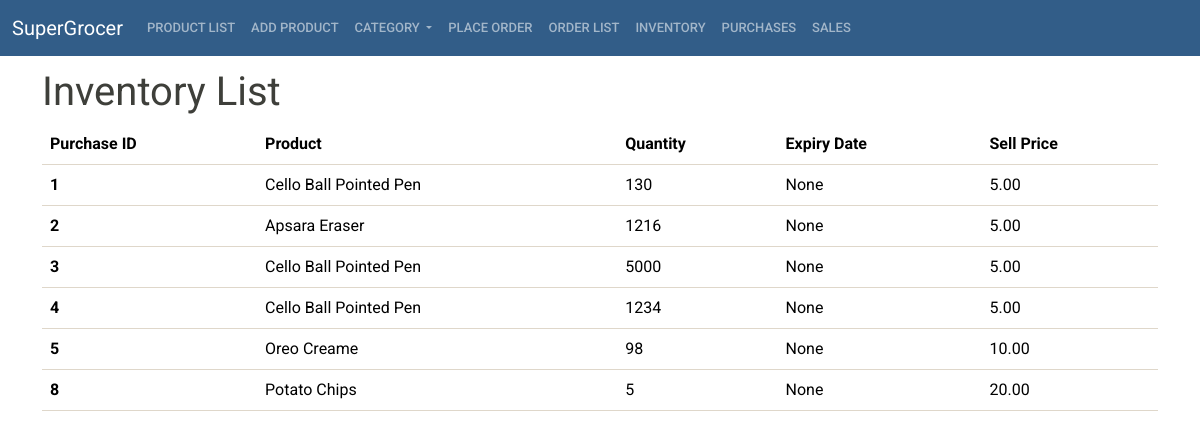
/store/inventory_list/, run on an earlier commit of the app's database.
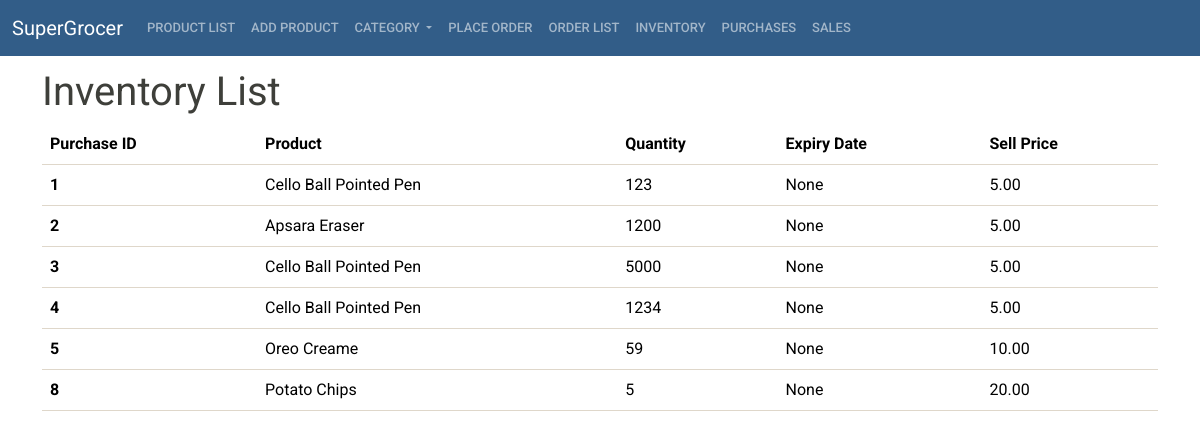
And on a later commit of the database.
### store/models.py (models this page shows, shortened)
class Inventory(models.Model):
    purchase_id = models.CharField(max_length=20)   #purchase ID
    product = models.ForeignKey(Product, on_delete=models.CASCADE)
    inv_qty = models.PositiveIntegerField()
    exp_date = models.DateField(null=True, blank=True)
    sell_price = models.DecimalField(max_digits=10, decimal_places=2)  # DecimalField for sell price

class Product(models.Model):
    prod_name = models.CharField(max_length=255)
    category = models.ForeignKey(Category, on_delete=models.CASCADE)
    subcategory = models.ForeignKey(SubCategory, on_delete=models.CASCADE)
    cost_price = models.DecimalField(max_digits=10, decimal_places=2)
    sell_price = models.DecimalField(max_digits=10, decimal_places=2)
    prod_desc = models.TextField()
    image = models.ImageField(null=True, blank=True)

### store/views.py (the view)
# urls.py: path('inventory_list/', views.inventory_list, name='inventory_list'),
def inventory_list(request):
  inventories = Inventory.objects.all()  # Fetch all inventory items
  context = {'inventories': inventories}
  return render(request, 'store/inventory_list.html', context)

### templates/store/inventory_list.html (shortened to what this page needs)
{% extends 'base/base.html' %}
{% block content %}
<h1>Inventory List</h1>
<table class="table table-hover">
  <thead>
    <tr>
      <th scope="col">Purchase ID</th>
      <th scope="col">Product</th>
      <th scope="col">Quantity</th>
      <th scope="col">Expiry Date</th>
      <th scope="col">Sell Price</th>
    </tr>
  </thead>
  <tbody>
    {% for inventory in inventories %}
    <tr>
      <th scope="row">{{ inventory.purchase_id }}</th>
      <td>{{ inventory.product.prod_name }}</td>
      <td>{{ inventory.inv_qty }}</td>
      <td>{{ inventory.exp_date }}</td>
      <td>{{ inventory.sell_price }}</td>
    </tr>
    {% endfor %}
  </tbody>
</table>
{% endblock %}

What changed in the data, as far as the page shows it:
changed Inventory (number 1 of 6 on the later page): inv_qty "130" → "123"
changed Inventory "Apsara Eraser": inv_qty "1216" → "1200"
changed Inventory "Oreo Creame": inv_qty "98" → "59"
